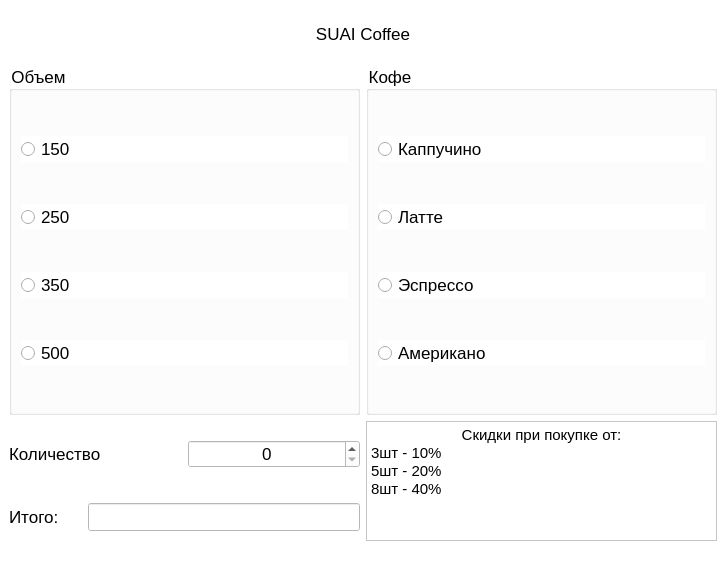
<?xml version="1.0" encoding="UTF-8"?>
<ui version="4.0">
 <class>MainWindow</class>
 <widget class="QMainWindow" name="MainWindow">
  <property name="geometry">
   <rect>
    <x>0</x>
    <y>0</y>
    <width>726</width>
    <height>572</height>
   </rect>
  </property>
  <property name="font">
   <font>
    <pointsize>13</pointsize>
   </font>
  </property>
  <property name="windowTitle">
   <string>Lab4</string>
  </property>
  <property name="styleSheet">
   <string notr="true">background-color: rgb(255, 255, 255);</string>
  </property>
  <widget class="QWidget" name="centralwidget">
   <layout class="QVBoxLayout" name="verticalLayout_3">
    <item>
     <widget class="QLabel" name="title_label">
      <property name="minimumSize">
       <size>
        <width>0</width>
        <height>50</height>
       </size>
      </property>
      <property name="maximumSize">
       <size>
        <width>16777215</width>
        <height>50</height>
       </size>
      </property>
      <property name="font">
       <font>
        <pointsize>13</pointsize>
       </font>
      </property>
      <property name="text">
       <string>SUAI Coffee</string>
      </property>
      <property name="alignment">
       <set>Qt::AlignCenter</set>
      </property>
     </widget>
    </item>
    <item>
     <layout class="QHBoxLayout" name="horizontalLayout_3">
      <item>
       <widget class="QGroupBox" name="groupBox">
        <property name="font">
         <font>
          <pointsize>13</pointsize>
         </font>
        </property>
        <property name="title">
         <string>Объем</string>
        </property>
        <layout class="QVBoxLayout" name="verticalLayout_2">
         <item>
          <widget class="QRadioButton" name="ml150">
           <property name="font">
            <font>
             <pointsize>13</pointsize>
            </font>
           </property>
           <property name="text">
            <string>150</string>
           </property>
          </widget>
         </item>
         <item>
          <widget class="QRadioButton" name="ml250">
           <property name="font">
            <font>
             <pointsize>13</pointsize>
            </font>
           </property>
           <property name="text">
            <string>250</string>
           </property>
          </widget>
         </item>
         <item>
          <widget class="QRadioButton" name="ml350">
           <property name="font">
            <font>
             <pointsize>13</pointsize>
            </font>
           </property>
           <property name="text">
            <string>350</string>
           </property>
          </widget>
         </item>
         <item>
          <widget class="QRadioButton" name="ml500">
           <property name="font">
            <font>
             <pointsize>13</pointsize>
            </font>
           </property>
           <property name="text">
            <string>500</string>
           </property>
          </widget>
         </item>
        </layout>
       </widget>
      </item>
      <item>
       <widget class="QGroupBox" name="groupBox_2">
        <property name="font">
         <font>
          <pointsize>13</pointsize>
         </font>
        </property>
        <property name="title">
         <string>Кофе</string>
        </property>
        <layout class="QVBoxLayout" name="verticalLayout">
         <item>
          <widget class="QRadioButton" name="cappuccino">
           <property name="font">
            <font>
             <pointsize>13</pointsize>
            </font>
           </property>
           <property name="text">
            <string>Каппучино</string>
           </property>
          </widget>
         </item>
         <item>
          <widget class="QRadioButton" name="latte">
           <property name="font">
            <font>
             <pointsize>13</pointsize>
            </font>
           </property>
           <property name="text">
            <string>Латте</string>
           </property>
          </widget>
         </item>
         <item>
          <widget class="QRadioButton" name="espresso">
           <property name="font">
            <font>
             <pointsize>13</pointsize>
            </font>
           </property>
           <property name="text">
            <string>Эспрессо</string>
           </property>
          </widget>
         </item>
         <item>
          <widget class="QRadioButton" name="amerikano">
           <property name="font">
            <font>
             <pointsize>13</pointsize>
            </font>
           </property>
           <property name="text">
            <string>Американо</string>
           </property>
          </widget>
         </item>
        </layout>
       </widget>
      </item>
     </layout>
    </item>
    <item>
     <layout class="QGridLayout" name="gridLayout">
      <item row="0" column="0">
       <layout class="QHBoxLayout" name="horizontalLayout">
        <item>
         <widget class="QLabel" name="count_label">
          <property name="font">
           <font>
            <pointsize>13</pointsize>
           </font>
          </property>
          <property name="text">
           <string>Количество</string>
          </property>
         </widget>
        </item>
        <item>
         <widget class="QSpinBox" name="count_spinBox">
          <property name="font">
           <font>
            <pointsize>13</pointsize>
           </font>
          </property>
          <property name="alignment">
           <set>Qt::AlignCenter</set>
          </property>
         </widget>
        </item>
       </layout>
      </item>
      <item row="0" column="1" rowspan="2">
       <widget class="QTextEdit" name="discounts_textEdit">
        <property name="minimumSize">
         <size>
          <width>0</width>
          <height>120</height>
         </size>
        </property>
        <property name="font">
         <font>
          <pointsize>9</pointsize>
         </font>
        </property>
        <property name="styleSheet">
         <string notr="true">border-color: rgb(255, 255, 255);</string>
        </property>
        <property name="html">
         <string>&lt;!DOCTYPE HTML PUBLIC &quot;-//W3C//DTD HTML 4.0//EN&quot; &quot;http://www.w3.org/TR/REC-html40/strict.dtd&quot;&gt;
&lt;html&gt;&lt;head&gt;&lt;meta name=&quot;qrichtext&quot; content=&quot;1&quot; /&gt;&lt;meta charset=&quot;utf-8&quot; /&gt;&lt;style type=&quot;text/css&quot;&gt;
p, li { white-space: pre-wrap; }
hr { height: 1px; border-width: 0; }
li.unchecked::marker { content: &quot;\2610&quot;; }
li.checked::marker { content: &quot;\2612&quot;; }
&lt;/style&gt;&lt;/head&gt;&lt;body style=&quot; font-family:'Segoe UI'; font-size:9pt; font-weight:400; font-style:normal;&quot;&gt;
&lt;p align=&quot;center&quot; style=&quot; margin-top:0px; margin-bottom:0px; margin-left:0px; margin-right:0px; -qt-block-indent:0; text-indent:0px;&quot;&gt;&lt;span style=&quot; font-size:11pt;&quot;&gt;Скидки при покупке от:&lt;/span&gt;&lt;/p&gt;
&lt;p style=&quot; margin-top:0px; margin-bottom:0px; margin-left:0px; margin-right:0px; -qt-block-indent:0; text-indent:0px;&quot;&gt;&lt;span style=&quot; font-size:11pt;&quot;&gt;3шт - 10%&lt;/span&gt;&lt;/p&gt;
&lt;p style=&quot; margin-top:0px; margin-bottom:0px; margin-left:0px; margin-right:0px; -qt-block-indent:0; text-indent:0px;&quot;&gt;&lt;span style=&quot; font-size:11pt;&quot;&gt;5шт - 20%&lt;/span&gt;&lt;/p&gt;
&lt;p style=&quot; margin-top:0px; margin-bottom:0px; margin-left:0px; margin-right:0px; -qt-block-indent:0; text-indent:0px;&quot;&gt;&lt;span style=&quot; font-size:11pt;&quot;&gt;8шт - 40%&lt;/span&gt;&lt;/p&gt;&lt;/body&gt;&lt;/html&gt;</string>
        </property>
       </widget>
      </item>
      <item row="1" column="0">
       <layout class="QHBoxLayout" name="horizontalLayout_2">
        <item>
         <widget class="QLabel" name="result_label">
          <property name="font">
           <font>
            <pointsize>13</pointsize>
           </font>
          </property>
          <property name="text">
           <string>Итого:     </string>
          </property>
         </widget>
        </item>
        <item>
         <widget class="QLineEdit" name="result_lineEdit">
          <property name="enabled">
           <bool>false</bool>
          </property>
          <property name="font">
           <font>
            <pointsize>13</pointsize>
           </font>
          </property>
          <property name="text">
           <string/>
          </property>
          <property name="alignment">
           <set>Qt::AlignCenter</set>
          </property>
         </widget>
        </item>
       </layout>
      </item>
     </layout>
    </item>
   </layout>
  </widget>
  <widget class="QMenuBar" name="menubar">
   <property name="geometry">
    <rect>
     <x>0</x>
     <y>0</y>
     <width>726</width>
     <height>25</height>
    </rect>
   </property>
  </widget>
  <widget class="QStatusBar" name="statusbar"/>
 </widget>
 <resources/>
 <connections/>
</ui>
